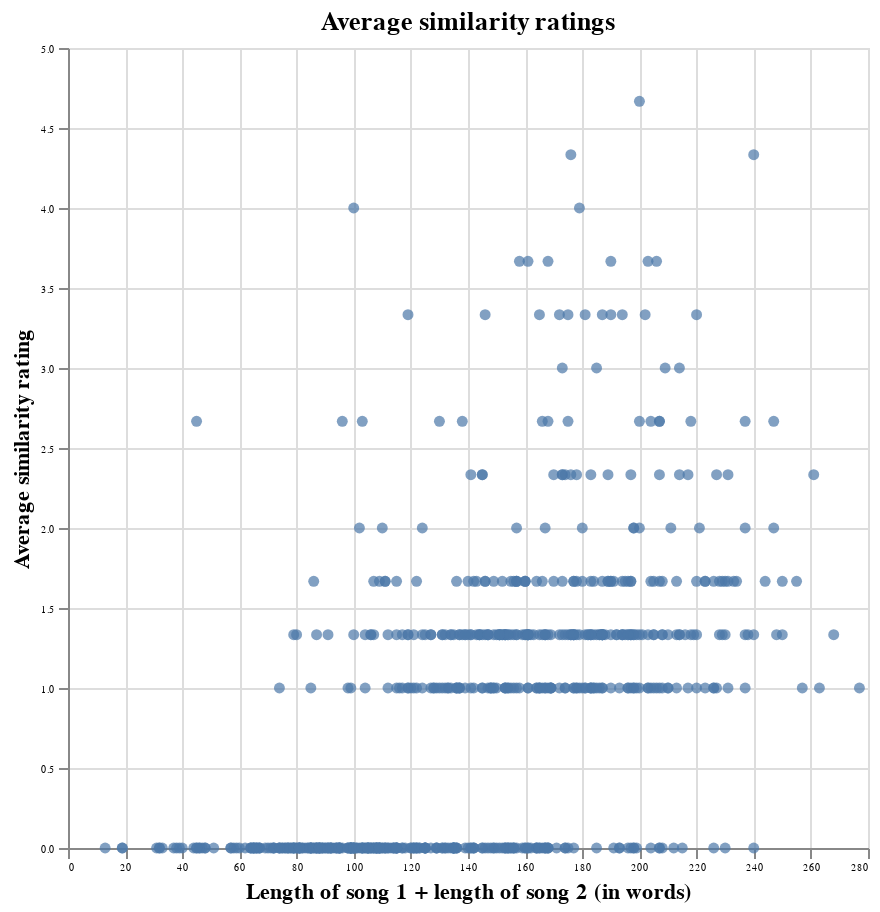

Notebook code cell kept with this figure:
### Code cell
# Plot lyric length vs. avg rating
alt.Chart(avg_ratings).mark_circle().encode(
    x=alt.X('length_sum:Q', axis=alt.Axis(title='Length of song 1 + length of song 2 (in words)')),
    y=alt.Y('sim_rating:Q', axis=alt.Axis(title='Average similarity rating')),
    ).properties(
        height=400,
        width=400,
        title='Average similarity ratings'
    ).configure_axis(
            labelFontSize=5,
    )

### Figure 1 — Vega-Lite specification as saved in the notebook (floating-point values rounded to 4 significant figures; data arrays with more than 128 entries replaced by an {"elided": "..."} marker saying what was removed)
{"config": {"view": {"continuousWidth": 400, "continuousHeight": 300}, "axis": {"labelFontSize": 5}}, "data": {"name": "data-74a0f92a80bbe7021ef5df0373f3ef89"}, "mark": "circle", "encoding": {"x": {"axis": {"title": "Length of song 1 + length of song 2 (in words)"}, "field": "length_sum", "type": "quantitative"}, "y": {"axis": {"title": "Average similarity rating"}, "field": "sim_rating", "type": "quantitative"}}, "height": 400, "title": "Average similarity ratings", "width": 400, "$schema": "https://vega.github.io/schema/vega-lite/v4.17.0.json", "datasets": {"data-74a0f92a80bbe7021ef5df0373f3ef89": {"elided": "676 records"}}}
